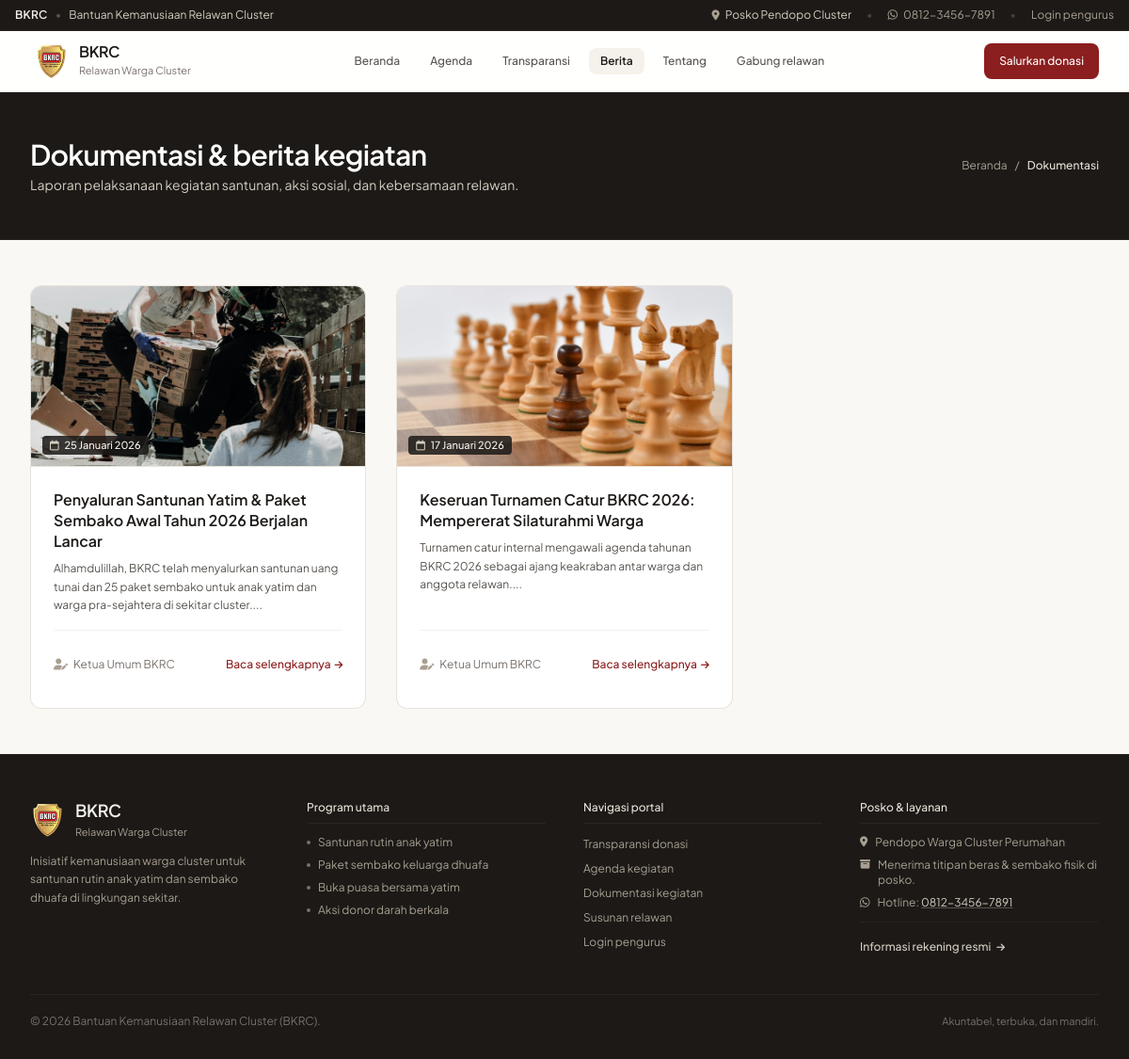
Page /berita.php on the committed database.
### tables this page shows
CREATE TABLE posts (
    id INT AUTO_INCREMENT PRIMARY KEY,
    title VARCHAR(255) NOT NULL,
    slug VARCHAR(255) UNIQUE NOT NULL,
    excerpt TEXT NULL,
    content LONGTEXT NOT NULL,
    thumbnail_url VARCHAR(255) NULL,
    event_date DATE NULL,
    published_at DATETIME DEFAULT CURRENT_TIMESTAMP,
    author_id INT NULL,
    CONSTRAINT fk_post_user FOREIGN KEY (author_id) REFERENCES users(id) ON DELETE SET NULL
);

CREATE TABLE users (
    id INT AUTO_INCREMENT PRIMARY KEY,
    name VARCHAR(100) NOT NULL,
    email VARCHAR(100) UNIQUE NOT NULL,
    password_hash VARCHAR(255) NOT NULL,
    password_hint VARCHAR(100) DEFAULT 'admin123',
    role ENUM('superadmin', 'admin') DEFAULT 'admin',
    phone VARCHAR(25) NULL,
    created_at TIMESTAMP DEFAULT CURRENT_TIMESTAMP
);

### config/helpers.php (called while the page is built, shortened)
<?php
function formatTanggalIndo($tanggal, $tampilkanHari = false) {
    $hari = ['Minggu', 'Senin', 'Selasa', 'Rabu', 'Kamis', 'Jumat', 'Sabtu'];
    $bulan = [
        1 => 'Januari', 'Februari', 'Maret', 'April', 'Mei', 'Juni',
        'Juli', 'Agustus', 'September', 'Oktober', 'November', 'Desember'
    ];
    $timestamp = strtotime($tanggal);
    $tgl = date('j', $timestamp);
    $bln = $bulan[(int)date('n', $timestamp)];
    $thn = date('Y', $timestamp);
    return "$tgl $bln $thn";
}
function getBaseUrl() {
    $protocol = (!empty($_SERVER['HTTPS']) && $_SERVER['HTTPS'] !== 'off' || (isset($_SERVER['SERVER_PORT']) && $_SERVER['SERVER_PORT'] == 443)) ? "https://" : "http://";
    $host = $_SERVER['HTTP_HOST'] ?? 'localhost';
    $script = $_SERVER['SCRIPT_NAME'] ?? '';
    $dir = dirname($script);
    $dir = rtrim($dir, '/\\');
    return $protocol . $host . $dir;
}

### berita.php (the view, shortened to what this page needs)
<?php
require_once __DIR__ . '/includes/header.php';
$stmt = $pdo->query("
    SELECT p.*, u.name as author_name
    FROM posts p
    LEFT JOIN users u ON p.author_id = u.id
    ORDER BY p.published_at DESC
");
$posts = $stmt->fetchAll();
?>
<div class="bg-stone-900 text-stone-100 py-12 border-b border-stone-800">
    <div class="max-w-7xl mx-auto px-4 sm:px-6 lg:px-8">
        <div class="flex flex-col md:flex-row md:items-center justify-between gap-4">
            <div>
                <h1 class="text-2xl sm:text-3xl font-semibold tracking-tight text-white">Dokumentasi & berita kegiatan</h1>
                <p class="text-stone-300 text-sm mt-1">Laporan pelaksanaan kegiatan santunan, aksi sosial, dan kebersamaan relawan.</p>
            </div>
            <div class="flex items-center gap-2 text-xs text-stone-400">
                <a href="<?= getBaseUrl() ?>/index.php" class="hover:text-stone-200 transition-colors">Beranda</a>
                <span>/</span>
                <span class="text-stone-200 font-medium">Dokumentasi</span>
            </div>
        </div>
    </div>
</div>
<div class="max-w-7xl mx-auto px-4 sm:px-6 lg:px-8 py-12">
    <?php if (empty($posts)): ?>
        <div class="text-center py-16 bg-white rounded-xl border border-stone-200/90 text-stone-500">
            <i class="fa-regular fa-newspaper text-3xl text-stone-400 mb-3 block"></i>
            <p class="text-sm">Belum ada dokumentasi atau berita yang dipublikasikan.</p>
        </div>
    <?php else: ?>
        <div class="grid grid-cols-1 md:grid-cols-2 lg:grid-cols-3 gap-6 sm:gap-8">
            <?php foreach ($posts as $post): ?>
                <article class="bg-white rounded-xl border border-stone-200/90 overflow-hidden flex flex-col group hover:border-stone-300 transition-colors">
                    <div class="h-48 bg-stone-100 border-b border-stone-200 relative overflow-hidden flex items-center justify-center text-stone-400">
                        <?php if (!empty($post['thumbnail_url']) && file_exists(__DIR__ . '/' . $post['thumbnail_url'])): ?>
                            <img src="<?= getBaseUrl() ?>/<?= htmlspecialchars($post['thumbnail_url']) ?>" alt="<?= htmlspecialchars($post['title']) ?>" class="w-full h-full object-cover">
                        <?php elseif (!empty($post['thumbnail_url']) && filter_var($post['thumbnail_url'], FILTER_VALIDATE_URL)): ?>
                            <img src="<?= htmlspecialchars($post['thumbnail_url']) ?>" alt="<?= htmlspecialchars($post['title']) ?>" class="w-full h-full object-cover">
                        <?php else: ?>
                            <img src="<?= getBaseUrl() ?>/assets/img/logo.png" alt="BKRC" class="w-14 h-14 object-contain opacity-30">
                        <?php endif; ?>
                        <div class="absolute bottom-3 left-3 bg-stone-900/85 backdrop-blur-xs text-stone-100 text-[11px] font-medium px-2 py-0.5 rounded">
                            <i class="fa-regular fa-calendar mr-1 text-stone-300"></i> <?= formatTanggalIndo($post['event_date'] ?? $post['published_at']) ?>
                        </div>
                    </div>
                    <div class="p-5 sm:p-6 flex-grow flex flex-col justify-between">
                        <div>
                            <h2 class="text-base font-semibold text-stone-900 group-hover:text-bkrc-red-800 transition-colors leading-snug mb-2">
                                <a href="<?= getBaseUrl() ?>/berita-detail.php?slug=<?= urlencode($post['slug']) ?>">
                                    <?= htmlspecialchars($post['title']) ?>
                                </a>
                            </h2>
                            <p class="text-xs text-stone-600 leading-relaxed line-clamp-3">
                                <?= htmlspecialchars($post['excerpt'] ?? strip_tags(substr($post['content'], 0, 150))) ?>...
                            </p>
                        </div>
                        <div class="pt-3.5 border-t border-stone-100 flex items-center justify-between text-xs text-stone-500 mt-4">
                            <span class="flex items-center gap-1.5">
                                <i class="fa-solid fa-user-pen text-stone-400"></i> <?= htmlspecialchars($post['author_name'] ?? 'Pengurus BKRC') ?>
                            </span>
                            <a href="<?= getBaseUrl() ?>/berita-detail.php?slug=<?= urlencode($post['slug']) ?>" class="font-medium text-bkrc-red-800 hover:text-bkrc-red-900 min-h-[44px] inline-flex items-center gap-1 focus-visible:outline-none focus-visible:ring-2 focus-visible:ring-bkrc-red-800">
                                Baca selengkapnya <i class="fa-solid fa-arrow-right text-[10px]"></i>
                            </a>
                        </div>
                    </div>
                </article>
            <?php endforeach; ?>
        </div>
    <?php endif; ?>
</div>
<?php require_once __DIR__ . '/includes/footer.php'; ?>

### rows in the picture
posts: thumbnail_url (picture), event_date "25 Januari 2026", title "Penyaluran Santunan Yatim & Paket Sembako Awal Tahun 2026 Berjalan Lancar", excerpt "Alhamdulillah, BKRC telah menyalurkan santunan uang tunai dan 25 paket sembako untuk anak yatim dan warga pra-sejahtera di sekitar cluster.", author.name "Ketua Umum BKRC"
posts: thumbnail_url (picture), event_date "17 Januari 2026", title "Keseruan Turnamen Catur BKRC 2026: Mempererat Silaturahmi Warga", excerpt "Turnamen catur internal mengawali agenda tahunan BKRC 2026 sebagai ajang keakraban antar warga dan anggota relawan.", author.name "Ketua Umum BKRC"
